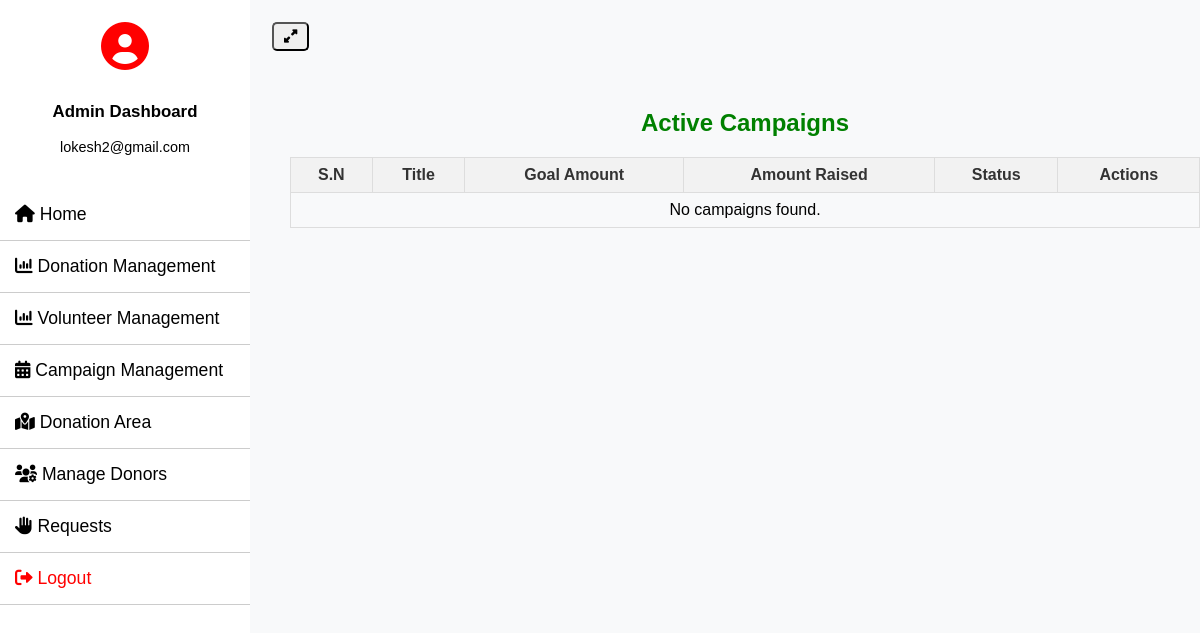
/active_campaign/ (signed in), run on an earlier commit of the app's database.
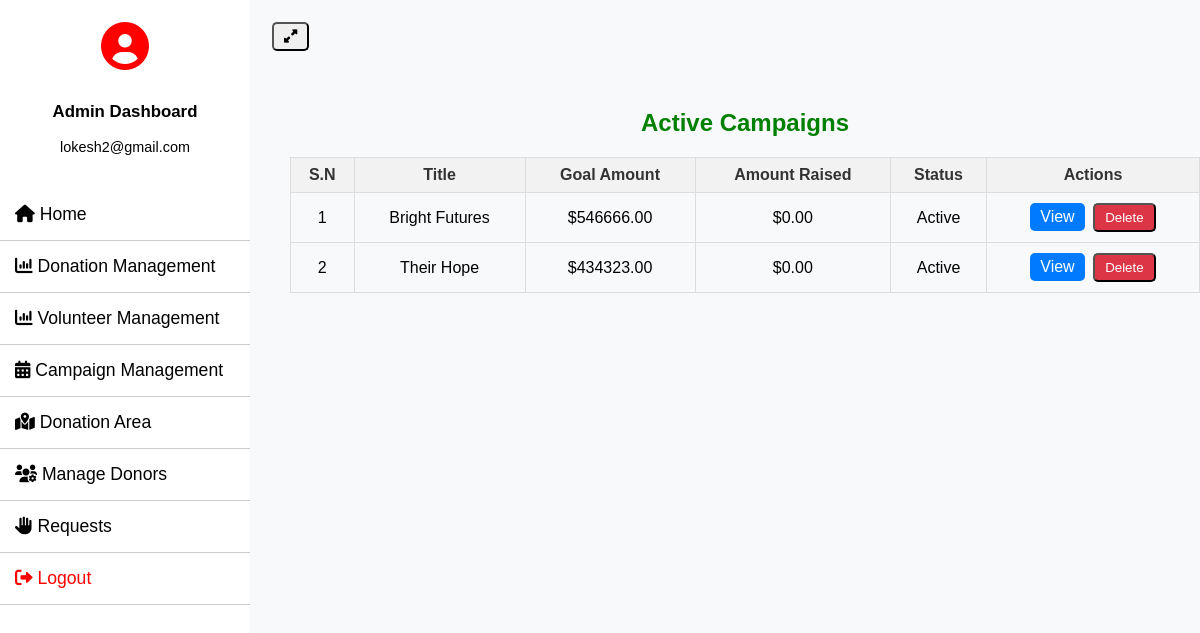
And on a later commit of the database.
### donor_management/models.py (models this page shows, shortened)
class Campaign(models.Model):
    STATUS_CHOICES = [
        ('active', 'Active'),
        ('completed', 'Completed'),
        ('inactive', 'Inactive'),
    ]
    title = models.CharField(max_length=200)
    description = models.TextField()
    goal_amount = models.DecimalField(max_digits=10, decimal_places=2)
    amount_raised = models.DecimalField(max_digits=10, decimal_places=2, default=0.00)
    start_date = models.DateTimeField()
    end_date = models.DateTimeField()
    status = models.CharField(max_length=10, choices=STATUS_CHOICES, default='active')
    created_by = models.ForeignKey(User, on_delete=models.CASCADE)
    created_at = models.DateTimeField(auto_now_add=True)

### Charity_Project/views.py (the view)
# urls.py: path('active_campaign/', active_campaign, name='active_campaign'),
@login_required
def active_campaign(request):
    campaigns = Campaign.objects.filter(status='active')
    return render(request, 'campaign/active_campaign.html', {'campaigns': campaigns})

### Charity_Project/templates/campaign/active_campaign.html (shortened to what this page needs)
{% extends 'admin_base.html' %}
{% block content %}
<div class="campaign-list-container">
    <h1 style="color: green;">Active Campaigns</h1>
    <table class="campaign-list-table">
        <thead>
            <tr>
                <th>S.N</th>
                <th>Title</th>
                <th>Goal Amount</th>
                <th>Amount Raised</th>
                <th>Status</th>
                <th>Actions</th>
            </tr>
        </thead>
        <tbody>
            {% for campaign in campaigns %}
            <tr>
                <td>{{ forloop.counter }}</td>
                <td>{{ campaign.title }}</td>
                <td>${{ campaign.goal_amount|floatformat:2 }}</td>
                <td>${{ campaign.amount_raised|floatformat:2 }}</td>
                <td>{{ campaign.get_status_display }}</td>
                <td>
                    <a href="{% url 'campaign_detail' campaign.id %}" class="btn btn-primary">View</a>
                    <form action="{% url 'delete_campaign' campaign.id %}" method="post" style="display:inline;">
                        <button type="submit" class="btn btn-danger" onclick="return confirm('Are you sure you want to delete this campaign?');">Delete</button>
                    </form>
                </td>
            </tr>
            {% empty %}
            <tr>
                <td colspan="7">No campaigns found.</td>
            </tr>
            {% endfor %}
        </tbody>
    </table>
</div>
{% endblock %}

What changed in the data, as far as the page shows it:
added Campaign: title "Bright Futures", goal_amount "546666.00", amount_raised "0.00", status "Active"
added Campaign: title "Their Hope", goal_amount "434323.00", amount_raised "0.00", status "Active"
Also different on the page:
text no longer shown: "No campaigns found."
